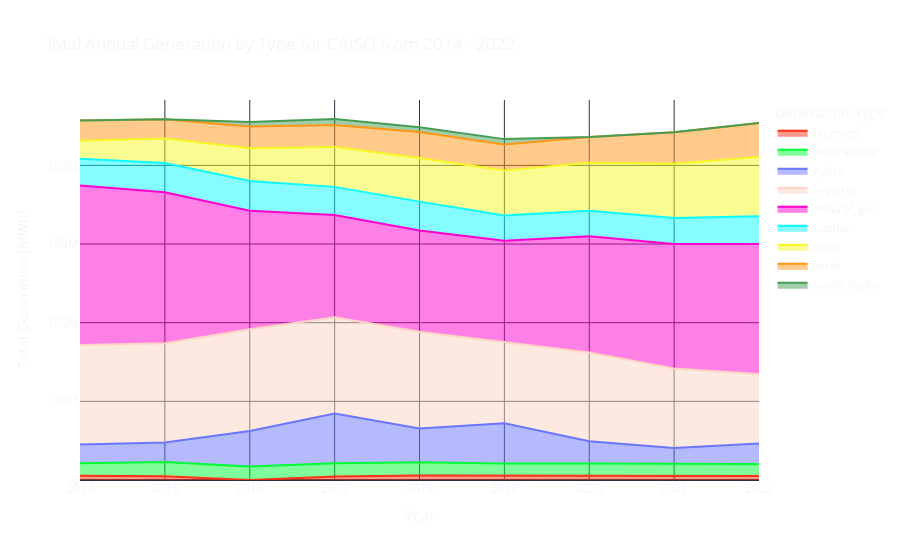
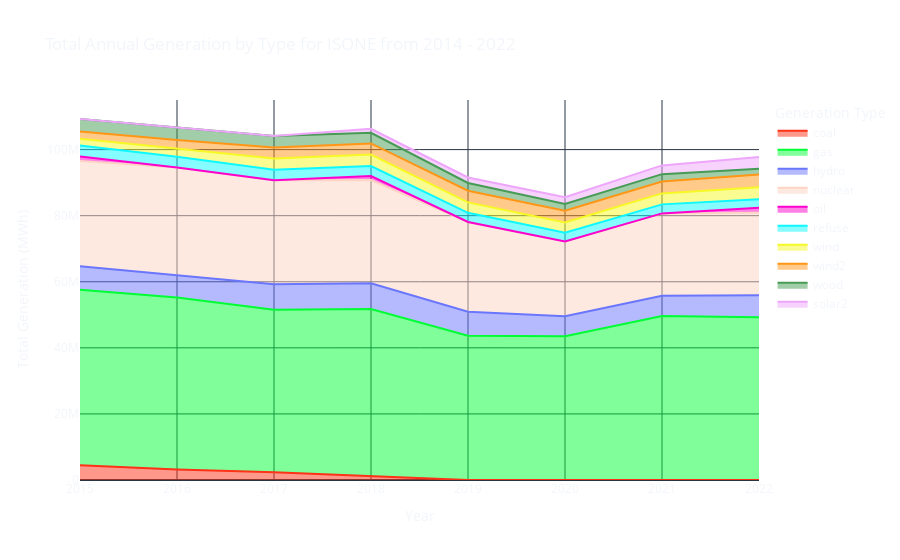
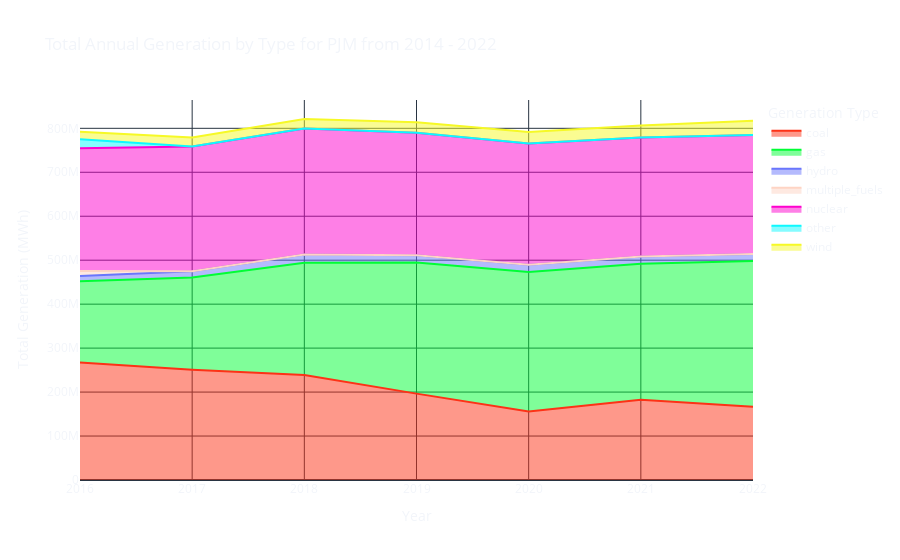
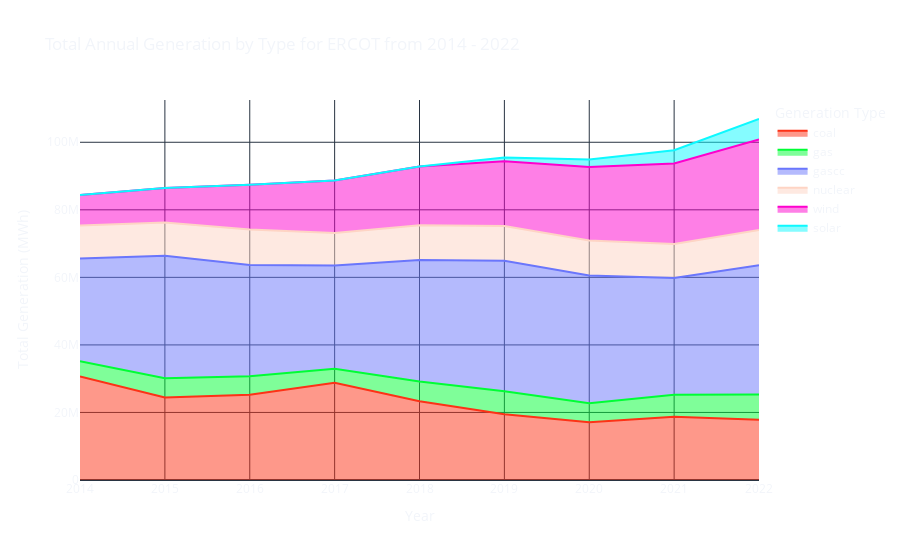

The notebook cell saved with these charts, in order:
### Code cell
for ISO in ["CAISO", "ISONE", "PJM", "ERCOT"]:
    plot_gen(ISO_dict, ISO, "/Users/evanlipton/Desktop/Thesis/generation_figures")

### Figure 1 — Plotly figure (JSON) as saved in the notebook; plotly's stock layout.template omitted (floating-point values rounded to 4 significant figures)
{"data": [{"fillpattern": {"shape": ""}, "hovertemplate": "Generation Type=biomass<br>Year=%{x}<br>Total Generation (MWh)=%{y}<extra></extra>", "legendgroup": "biomass", "line": {"color": "#FD3216"}, "marker": {"symbol": "circle"}, "mode": "lines", "name": "biomass", "orientation": "v", "showlegend": true, "stackgroup": "1", "x": [2014, 2015, 2017, 2018, 2019, 2020, 2021, 2022], "xaxis": "x", "y": [2754000.0, 2395000.0, 2303000.0, 2906000.0, 2901000.0, 2682000.0, 2580000.0, 2551000.0], "yaxis": "y", "type": "scatter"}, {"fillpattern": {"shape": ""}, "hovertemplate": "Generation Type=geothermal<br>Year=%{x}<br>Total Generation (MWh)=%{y}<extra></extra>", "legendgroup": "geothermal", "line": {"color": "#00FE35"}, "marker": {"symbol": "circle"}, "mode": "lines", "name": "geothermal", "orientation": "v", "showlegend": true, "stackgroup": "1", "x": [2014, 2015, 2016, 2017, 2018, 2019, 2020, 2021, 2022], "xaxis": "x", "y": [7871000.0, 9026000.0, 8595000.0, 8336000.0, 8337000.0, 7536000.0, 7846000.0, 7965000.0, 7604000.0], "yaxis": "y", "type": "scatter"}, {"fillpattern": {"shape": ""}, "hovertemplate": "Generation Type=hydro<br>Year=%{x}<br>Total Generation (MWh)=%{y}<extra></extra>", "legendgroup": "hydro", "line": {"color": "#6A76FC"}, "marker": {"symbol": "circle"}, "mode": "lines", "name": "hydro", "orientation": "v", "showlegend": true, "stackgroup": "1", "x": [2014, 2015, 2016, 2017, 2018, 2019, 2020, 2021, 2022], "xaxis": "x", "y": [11960000.0, 12360000.0, 22580000.0, 31590000.0, 21540000.0, 25660000.0, 14170000.0, 9865000.0, 13130000.0], "yaxis": "y", "type": "scatter"}, {"fillpattern": {"shape": ""}, "hovertemplate": "Generation Type=imports<br>Year=%{x}<br>Total Generation (MWh)=%{y}<extra></extra>", "legendgroup": "imports", "line": {"color": "#FED4C4"}, "marker": {"symbol": "circle"}, "mode": "lines", "name": "imports", "orientation": "v", "showlegend": true, "stackgroup": "1", "x": [2014, 2015, 2016, 2017, 2018, 2019, 2020, 2021, 2022], "xaxis": "x", "y": [63220000.0, 63180000.0, 64590000.0, 61150000.0, 61450000.0, 51360000.0, 56360000.0, 50450000.0, 44120000.0], "yaxis": "y", "type": "scatter"}, {"fillpattern": {"shape": ""}, "hovertemplate": "Generation Type=natural_gas<br>Year=%{x}<br>Total Generation (MWh)=%{y}<extra></extra>", "legendgroup": "natural_gas", "line": {"color": "#FE00CE"}, "marker": {"symbol": "circle"}, "mode": "lines", "name": "natural_gas", "orientation": "v", "showlegend": true, "stackgroup": "1", "x": [2014, 2015, 2016, 2017, 2018, 2019, 2020, 2021, 2022], "xaxis": "x", "y": [101500000.0, 96020000.0, 75450000.0, 65030000.0, 64450000.0, 64690000.0, 73830000.0, 79190000.0, 82650000.0], "yaxis": "y", "type": "scatter"}, {"fillpattern": {"shape": ""}, "hovertemplate": "Generation Type=nuclear<br>Year=%{x}<br>Total Generation (MWh)=%{y}<extra></extra>", "legendgroup": "nuclear", "line": {"color": "#0DF9FF"}, "marker": {"symbol": "circle"}, "mode": "lines", "name": "nuclear", "orientation": "v", "showlegend": true, "stackgroup": "1", "x": [2014, 2015, 2016, 2017, 2018, 2019, 2020, 2021, 2022], "xaxis": "x", "y": [16920000.0, 18530000.0, 18930000.0, 17940000.0, 18290000.0, 16050000.0, 16330000.0, 16570000.0, 17650000.0], "yaxis": "y", "type": "scatter"}, {"fillpattern": {"shape": ""}, "hovertemplate": "Generation Type=solar<br>Year=%{x}<br>Total Generation (MWh)=%{y}<extra></extra>", "legendgroup": "solar", "line": {"color": "#F6F926"}, "marker": {"symbol": "circle"}, "mode": "lines", "name": "solar", "orientation": "v", "showlegend": true, "stackgroup": "1", "x": [2014, 2015, 2016, 2017, 2018, 2019, 2020, 2021, 2022], "xaxis": "x", "y": [11420000.0, 15640000.0, 20730000.0, 25340000.0, 27780000.0, 28610000.0, 30440000.0, 34370000.0, 37590000.0], "yaxis": "y", "type": "scatter"}, {"fillpattern": {"shape": ""}, "hovertemplate": "Generation Type=wind<br>Year=%{x}<br>Total Generation (MWh)=%{y}<extra></extra>", "legendgroup": "wind", "line": {"color": "#FF9616"}, "marker": {"symbol": "circle"}, "mode": "lines", "name": "wind", "orientation": "v", "showlegend": true, "stackgroup": "1", "x": [2014, 2015, 2016, 2017, 2018, 2019, 2020, 2021, 2022], "xaxis": "x", "y": [12880000.0, 12240000.0, 13830000.0, 13950000.0, 16540000.0, 16480000.0, 16460000.0, 20130000.0, 21610000.0], "yaxis": "y", "type": "scatter"}, {"fillpattern": {"shape": ""}, "hovertemplate": "Generation Type=small_hydro<br>Year=%{x}<br>Total Generation (MWh)=%{y}<extra></extra>", "legendgroup": "small_hydro", "line": {"color": "#479B55"}, "marker": {"symbol": "circle"}, "mode": "lines", "name": "small_hydro", "orientation": "v", "showlegend": true, "stackgroup": "1", "x": [2016, 2017, 2018, 2019], "xaxis": "x", "y": [2881000.0, 3853000.0, 3003000.0, 3419000.0], "yaxis": "y", "type": "scatter"}], "layout": {"xaxis": {"anchor": "y", "domain": [0.0, 1.0], "title": {"text": "Year"}}, "yaxis": {"anchor": "x", "domain": [0.0, 1.0], "title": {"text": "Total Generation (MWh)"}}, "legend": {"title": {"text": "Generation Type"}, "tracegroupgap": 0}, "title": {"text": "Total Annual Generation by Type for CAISO from 2014 - 2022"}, "paper_bgcolor": "rgba(0,0,0,0)", "plot_bgcolor": "rgba(0,0,0,0)"}}

### Figure 2 — Plotly figure (JSON) as saved in the notebook; plotly's stock layout.template omitted (floating-point values rounded to 4 significant figures)
{"data": [{"fillpattern": {"shape": ""}, "hovertemplate": "Generation Type=coal<br>Year=%{x}<br>Total Generation (MWh)=%{y}<extra></extra>", "legendgroup": "coal", "line": {"color": "#FD3216"}, "marker": {"symbol": "circle"}, "mode": "lines", "name": "coal", "orientation": "v", "showlegend": true, "stackgroup": "1", "x": [2015, 2016, 2017, 2018], "xaxis": "x", "y": [4474000.0, 3159000.0, 2335000.0, 1193000.0], "yaxis": "y", "type": "scatter"}, {"fillpattern": {"shape": ""}, "hovertemplate": "Generation Type=gas<br>Year=%{x}<br>Total Generation (MWh)=%{y}<extra></extra>", "legendgroup": "gas", "line": {"color": "#00FE35"}, "marker": {"symbol": "circle"}, "mode": "lines", "name": "gas", "orientation": "v", "showlegend": true, "stackgroup": "1", "x": [2015, 2016, 2017, 2018, 2019, 2020, 2021, 2022], "xaxis": "x", "y": [53090000.0, 52050000.0, 49220000.0, 50580000.0, 43650000.0, 43480000.0, 49640000.0, 49260000.0], "yaxis": "y", "type": "scatter"}, {"fillpattern": {"shape": ""}, "hovertemplate": "Generation Type=hydro<br>Year=%{x}<br>Total Generation (MWh)=%{y}<extra></extra>", "legendgroup": "hydro", "line": {"color": "#6A76FC"}, "marker": {"symbol": "circle"}, "mode": "lines", "name": "hydro", "orientation": "v", "showlegend": true, "stackgroup": "1", "x": [2015, 2016, 2017, 2018, 2019, 2020, 2021, 2022], "xaxis": "x", "y": [7172000.0, 6753000.0, 7729000.0, 7754000.0, 7276000.0, 6100000.0, 6122000.0, 6626000.0], "yaxis": "y", "type": "scatter"}, {"fillpattern": {"shape": ""}, "hovertemplate": "Generation Type=nuclear<br>Year=%{x}<br>Total Generation (MWh)=%{y}<extra></extra>", "legendgroup": "nuclear", "line": {"color": "#FED4C4"}, "marker": {"symbol": "circle"}, "mode": "lines", "name": "nuclear", "orientation": "v", "showlegend": true, "stackgroup": "1", "x": [2015, 2016, 2017, 2018, 2019, 2020, 2021, 2022], "xaxis": "x", "y": [31810000.0, 32600000.0, 31480000.0, 31280000.0, 27170000.0, 22610000.0, 24930000.0, 25010000.0], "yaxis": "y", "type": "scatter"}, {"fillpattern": {"shape": ""}, "hovertemplate": "Generation Type=oil<br>Year=%{x}<br>Total Generation (MWh)=%{y}<extra></extra>", "legendgroup": "oil", "line": {"color": "#FE00CE"}, "marker": {"symbol": "circle"}, "mode": "lines", "name": "oil", "orientation": "v", "showlegend": true, "stackgroup": "1", "x": [2015, 2018, 2022], "xaxis": "x", "y": [1379000.0, 1170000.0, 1544000.0], "yaxis": "y", "type": "scatter"}, {"fillpattern": {"shape": ""}, "hovertemplate": "Generation Type=refuse<br>Year=%{x}<br>Total Generation (MWh)=%{y}<extra></extra>", "legendgroup": "refuse", "line": {"color": "#0DF9FF"}, "marker": {"symbol": "circle"}, "mode": "lines", "name": "refuse", "orientation": "v", "showlegend": true, "stackgroup": "1", "x": [2015, 2016, 2017, 2018, 2019, 2020, 2021, 2022], "xaxis": "x", "y": [3301000.0, 3308000.0, 3170000.0, 3036000.0, 2760000.0, 2656000.0, 2730000.0, 2569000.0], "yaxis": "y", "type": "scatter"}, {"fillpattern": {"shape": ""}, "hovertemplate": "Generation Type=wind<br>Year=%{x}<br>Total Generation (MWh)=%{y}<extra></extra>", "legendgroup": "wind", "line": {"color": "#F6F926"}, "marker": {"symbol": "circle"}, "mode": "lines", "name": "wind", "orientation": "v", "showlegend": true, "stackgroup": "1", "x": [2015, 2016, 2017, 2018, 2019, 2020, 2021, 2022], "xaxis": "x", "y": [2073000.0, 2512000.0, 3400000.0, 3477000.0, 3155000.0, 3070000.0, 3315000.0, 3573000.0], "yaxis": "y", "type": "scatter"}, {"fillpattern": {"shape": ""}, "hovertemplate": "Generation Type=wind2<br>Year=%{x}<br>Total Generation (MWh)=%{y}<extra></extra>", "legendgroup": "wind2", "line": {"color": "#FF9616"}, "marker": {"symbol": "circle"}, "mode": "lines", "name": "wind2", "orientation": "v", "showlegend": true, "stackgroup": "1", "x": [2015, 2016, 2017, 2018, 2019, 2020, 2021, 2022], "xaxis": "x", "y": [2168000.0, 2512000.0, 3281000.0, 3373000.0, 3532000.0, 3611000.0, 3612000.0, 3879000.0], "yaxis": "y", "type": "scatter"}, {"fillpattern": {"shape": ""}, "hovertemplate": "Generation Type=wood<br>Year=%{x}<br>Total Generation (MWh)=%{y}<extra></extra>", "legendgroup": "wood", "line": {"color": "#479B55"}, "marker": {"symbol": "circle"}, "mode": "lines", "name": "wood", "orientation": "v", "showlegend": true, "stackgroup": "1", "x": [2015, 2016, 2017, 2018, 2019, 2020, 2021, 2022], "xaxis": "x", "y": [3795000.0, 3706000.0, 3537000.0, 3213000.0, 2365000.0, 2018000.0, 2216000.0, 1733000.0], "yaxis": "y", "type": "scatter"}, {"fillpattern": {"shape": ""}, "hovertemplate": "Generation Type=solar2<br>Year=%{x}<br>Total Generation (MWh)=%{y}<extra></extra>", "legendgroup": "solar2", "line": {"color": "#EEA6FB"}, "marker": {"symbol": "circle"}, "mode": "lines", "name": "solar2", "orientation": "v", "showlegend": true, "stackgroup": "1", "x": [2018, 2019, 2020, 2021, 2022], "xaxis": "x", "y": [1231000.0, 1662000.0, 2074000.0, 2650000.0, 3574000.0], "yaxis": "y", "type": "scatter"}], "layout": {"xaxis": {"anchor": "y", "domain": [0.0, 1.0], "title": {"text": "Year"}}, "yaxis": {"anchor": "x", "domain": [0.0, 1.0], "title": {"text": "Total Generation (MWh)"}}, "legend": {"title": {"text": "Generation Type"}, "tracegroupgap": 0}, "title": {"text": "Total Annual Generation by Type for ISONE from 2014 - 2022"}, "paper_bgcolor": "rgba(0,0,0,0)", "plot_bgcolor": "rgba(0,0,0,0)"}}

### Figure 3 — Plotly figure (JSON) as saved in the notebook; plotly's stock layout.template omitted (floating-point values rounded to 4 significant figures)
{"data": [{"fillpattern": {"shape": ""}, "hovertemplate": "Generation Type=coal<br>Year=%{x}<br>Total Generation (MWh)=%{y}<extra></extra>", "legendgroup": "coal", "line": {"color": "#FD3216"}, "marker": {"symbol": "circle"}, "mode": "lines", "name": "coal", "orientation": "v", "showlegend": true, "stackgroup": "1", "x": [2016, 2017, 2018, 2019, 2020, 2021, 2022], "xaxis": "x", "y": [267200000.0, 250500000.0, 239000000.0, 196500000.0, 155800000.0, 182300000.0, 166900000.0], "yaxis": "y", "type": "scatter"}, {"fillpattern": {"shape": ""}, "hovertemplate": "Generation Type=gas<br>Year=%{x}<br>Total Generation (MWh)=%{y}<extra></extra>", "legendgroup": "gas", "line": {"color": "#00FE35"}, "marker": {"symbol": "circle"}, "mode": "lines", "name": "gas", "orientation": "v", "showlegend": true, "stackgroup": "1", "x": [2016, 2017, 2018, 2019, 2020, 2021, 2022], "xaxis": "x", "y": [184700000.0, 209900000.0, 255000000.0, 298500000.0, 317500000.0, 309500000.0, 331200000.0], "yaxis": "y", "type": "scatter"}, {"fillpattern": {"shape": ""}, "hovertemplate": "Generation Type=hydro<br>Year=%{x}<br>Total Generation (MWh)=%{y}<extra></extra>", "legendgroup": "hydro", "line": {"color": "#6A76FC"}, "marker": {"symbol": "circle"}, "mode": "lines", "name": "hydro", "orientation": "v", "showlegend": true, "stackgroup": "1", "x": [2016, 2017, 2018, 2019, 2020, 2021, 2022], "xaxis": "x", "y": [11890000.0, 14240000.0, 19220000.0, 16500000.0, 16170000.0, 16540000.0, 15950000.0], "yaxis": "y", "type": "scatter"}, {"fillpattern": {"shape": ""}, "hovertemplate": "Generation Type=multiple_fuels<br>Year=%{x}<br>Total Generation (MWh)=%{y}<extra></extra>", "legendgroup": "multiple_fuels", "line": {"color": "#FED4C4"}, "marker": {"symbol": "circle"}, "mode": "lines", "name": "multiple_fuels", "orientation": "v", "showlegend": true, "stackgroup": "1", "x": [2016], "xaxis": "x", "y": [11790000.0], "yaxis": "y", "type": "scatter"}, {"fillpattern": {"shape": ""}, "hovertemplate": "Generation Type=nuclear<br>Year=%{x}<br>Total Generation (MWh)=%{y}<extra></extra>", "legendgroup": "nuclear", "line": {"color": "#FE00CE"}, "marker": {"symbol": "circle"}, "mode": "lines", "name": "nuclear", "orientation": "v", "showlegend": true, "stackgroup": "1", "x": [2016, 2017, 2018, 2019, 2020, 2021, 2022], "xaxis": "x", "y": [278900000.0, 284100000.0, 286500000.0, 278400000.0, 276100000.0, 270600000.0, 270900000.0], "yaxis": "y", "type": "scatter"}, {"fillpattern": {"shape": ""}, "hovertemplate": "Generation Type=other<br>Year=%{x}<br>Total Generation (MWh)=%{y}<extra></extra>", "legendgroup": "other", "line": {"color": "#0DF9FF"}, "marker": {"symbol": "circle"}, "mode": "lines", "name": "other", "orientation": "v", "showlegend": true, "stackgroup": "1", "x": [2016], "xaxis": "x", "y": [20660000.0], "yaxis": "y", "type": "scatter"}, {"fillpattern": {"shape": ""}, "hovertemplate": "Generation Type=wind<br>Year=%{x}<br>Total Generation (MWh)=%{y}<extra></extra>", "legendgroup": "wind", "line": {"color": "#F6F926"}, "marker": {"symbol": "circle"}, "mode": "lines", "name": "wind", "orientation": "v", "showlegend": true, "stackgroup": "1", "x": [2016, 2017, 2018, 2019, 2020, 2021, 2022], "xaxis": "x", "y": [16740000.0, 20070000.0, 21510000.0, 23920000.0, 25920000.0, 27660000.0, 32100000.0], "yaxis": "y", "type": "scatter"}], "layout": {"xaxis": {"anchor": "y", "domain": [0.0, 1.0], "title": {"text": "Year"}}, "yaxis": {"anchor": "x", "domain": [0.0, 1.0], "title": {"text": "Total Generation (MWh)"}}, "legend": {"title": {"text": "Generation Type"}, "tracegroupgap": 0}, "title": {"text": "Total Annual Generation by Type for PJM from 2014 - 2022"}, "paper_bgcolor": "rgba(0,0,0,0)", "plot_bgcolor": "rgba(0,0,0,0)"}}

### Figure 4 — Plotly figure (JSON) as saved in the notebook; plotly's stock layout.template omitted (floating-point values rounded to 4 significant figures)
{"data": [{"fillpattern": {"shape": ""}, "hovertemplate": "Generation Type=coal<br>Year=%{x}<br>Total Generation (MWh)=%{y}<extra></extra>", "legendgroup": "coal", "line": {"color": "#FD3216"}, "marker": {"symbol": "circle"}, "mode": "lines", "name": "coal", "orientation": "v", "showlegend": true, "stackgroup": "1", "x": [2014, 2015, 2016, 2017, 2018, 2019, 2020, 2021, 2022], "xaxis": "x", "y": [30620000.0, 24410000.0, 25280000.0, 28790000.0, 23310000.0, 19460000.0, 17130000.0, 18700000.0, 17870000.0], "yaxis": "y", "type": "scatter"}, {"fillpattern": {"shape": ""}, "hovertemplate": "Generation Type=gas<br>Year=%{x}<br>Total Generation (MWh)=%{y}<extra></extra>", "legendgroup": "gas", "line": {"color": "#00FE35"}, "marker": {"symbol": "circle"}, "mode": "lines", "name": "gas", "orientation": "v", "showlegend": true, "stackgroup": "1", "x": [2014, 2015, 2016, 2017, 2018, 2019, 2020, 2021, 2022], "xaxis": "x", "y": [4531000.0, 5721000.0, 5442000.0, 4148000.0, 5872000.0, 6844000.0, 5608000.0, 6526000.0, 7406000.0], "yaxis": "y", "type": "scatter"}, {"fillpattern": {"shape": ""}, "hovertemplate": "Generation Type=gascc<br>Year=%{x}<br>Total Generation (MWh)=%{y}<extra></extra>", "legendgroup": "gascc", "line": {"color": "#6A76FC"}, "marker": {"symbol": "circle"}, "mode": "lines", "name": "gascc", "orientation": "v", "showlegend": true, "stackgroup": "1", "x": [2014, 2015, 2016, 2017, 2018, 2019, 2020, 2021, 2022], "xaxis": "x", "y": [30410000.0, 36250000.0, 32930000.0, 30560000.0, 35930000.0, 38590000.0, 37840000.0, 34580000.0, 38340000.0], "yaxis": "y", "type": "scatter"}, {"fillpattern": {"shape": ""}, "hovertemplate": "Generation Type=nuclear<br>Year=%{x}<br>Total Generation (MWh)=%{y}<extra></extra>", "legendgroup": "nuclear", "line": {"color": "#FED4C4"}, "marker": {"symbol": "circle"}, "mode": "lines", "name": "nuclear", "orientation": "v", "showlegend": true, "stackgroup": "1", "x": [2014, 2015, 2016, 2017, 2018, 2019, 2020, 2021, 2022], "xaxis": "x", "y": [9822000.0, 9846000.0, 10520000.0, 9626000.0, 10280000.0, 10330000.0, 10360000.0, 10070000.0, 10410000.0], "yaxis": "y", "type": "scatter"}, {"fillpattern": {"shape": ""}, "hovertemplate": "Generation Type=wind<br>Year=%{x}<br>Total Generation (MWh)=%{y}<extra></extra>", "legendgroup": "wind", "line": {"color": "#FE00CE"}, "marker": {"symbol": "circle"}, "mode": "lines", "name": "wind", "orientation": "v", "showlegend": true, "stackgroup": "1", "x": [2014, 2015, 2016, 2017, 2018, 2019, 2020, 2021, 2022], "xaxis": "x", "y": [9035000.0, 10200000.0, 13290000.0, 15550000.0, 17450000.0, 19170000.0, 21770000.0, 23850000.0, 26810000.0], "yaxis": "y", "type": "scatter"}, {"fillpattern": {"shape": ""}, "hovertemplate": "Generation Type=solar<br>Year=%{x}<br>Total Generation (MWh)=%{y}<extra></extra>", "legendgroup": "solar", "line": {"color": "#0DF9FF"}, "marker": {"symbol": "circle"}, "mode": "lines", "name": "solar", "orientation": "v", "showlegend": true, "stackgroup": "1", "x": [2019, 2020, 2021, 2022], "xaxis": "x", "y": [1099000.0, 2187000.0, 3928000.0, 6048000.0], "yaxis": "y", "type": "scatter"}], "layout": {"xaxis": {"anchor": "y", "domain": [0.0, 1.0], "title": {"text": "Year"}}, "yaxis": {"anchor": "x", "domain": [0.0, 1.0], "title": {"text": "Total Generation (MWh)"}}, "legend": {"title": {"text": "Generation Type"}, "tracegroupgap": 0}, "title": {"text": "Total Annual Generation by Type for ERCOT from 2014 - 2022"}, "paper_bgcolor": "rgba(0,0,0,0)", "plot_bgcolor": "rgba(0,0,0,0)"}}
